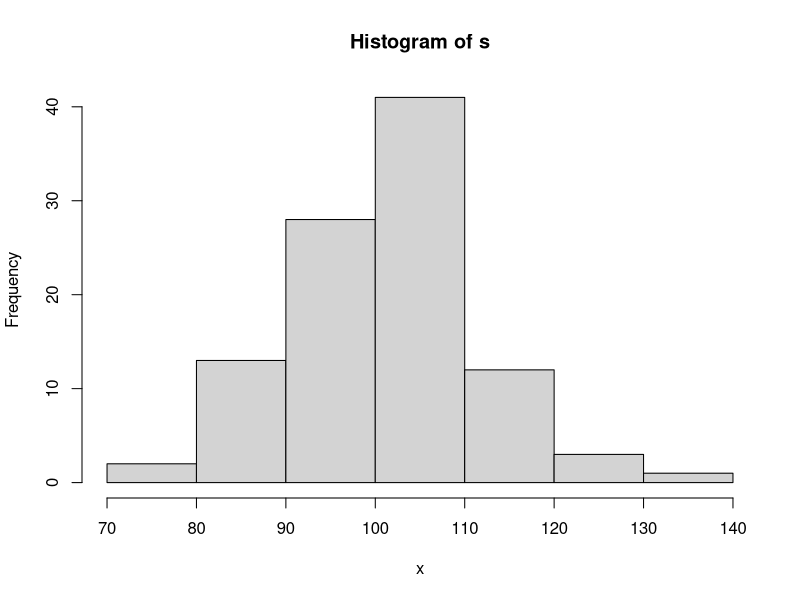
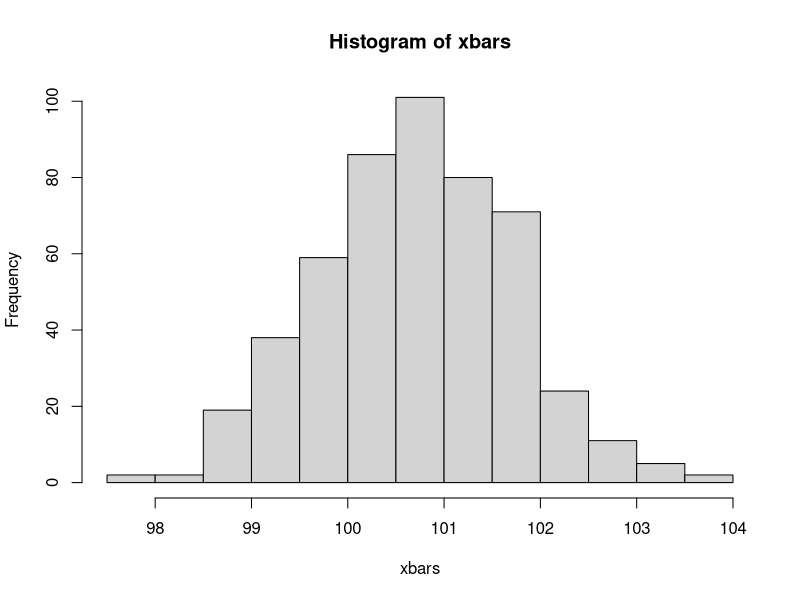
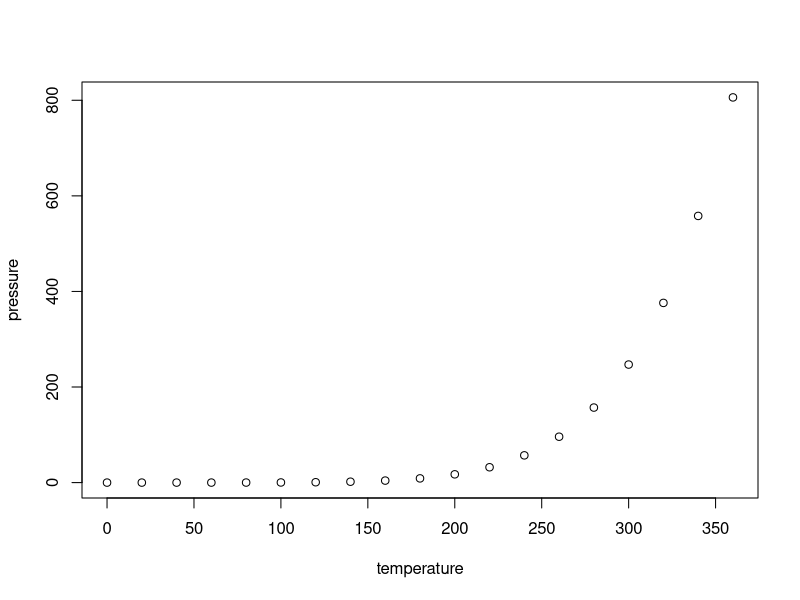

These charts were generated, in order, by the following R code:
## ---- chunk 1
knitr::opts_chunk$set(echo = TRUE)
## ---- chunk 2
# let our random variable be normally distributed with mean of mu and variance of sigma^2
mu <- 100
sigma2 <- 100
n <- 100
s <- rnorm(n, mu, sqrt(sigma2)) # take a sample of size n
hist(s, xlab = "x")
sbar <- mean(s)

# 1. using the known statistical property of the estimator to calculate CI
p <- 0.95 # calculate 95% confidence interval
z <- qnorm(1-(1-p)/2)
ci.95 <- c(sbar-z*sqrt(sigma2/n), sbar+z*sqrt(sigma2/n))
print("Using the known statistical property of the sample mean estimator to calculate 95% confidence interval")
print(ci.95)

# 2. using the known statistical property of the estimator to calculate CI
# first, generate bootstrap samples
N = 500
xbars <- c(); xvars <- c() # store the mean and variance from each bootstrap sample
for (i in c(1:N)){
  bs <- sample(s, n, replace=T)
  xbars <- c(xbars, mean(bs))
  xvars <- c(xvars, var(bs))
}
hist(xbars)
print("Using bootstrap sample to calculate 95% confidence interval")
print(quantile(xbars, probs = c(0.025, 0.975)))

## ---- chunk 3
plot(pressure)
